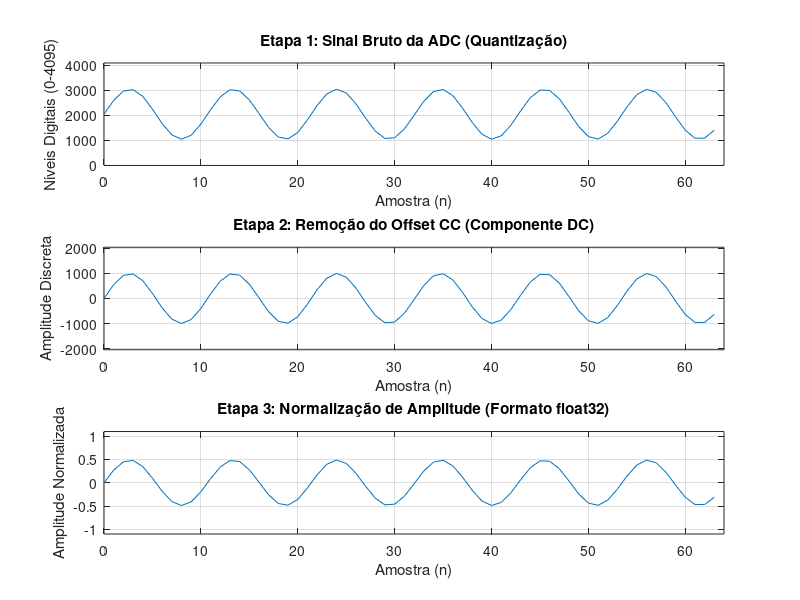

Write MATLAB code to recreate this figure.
% -------------------------------------------------------------------------
% Projeto: Sistema de Controlo de Acesso via Tons
% Autores: Daniel Zamurca (118799) e Nicolas Sousa (119744) - Turma P3
% Script: Etapas e teste do processamento
% -------------------------------------------------------------------------

%% Parâmetros do Sistema
fs = 20000;          % Frequência de amostragem
N = 64;              % Tamanho do bloco (16-1024) => Maior/menor eixo X
f_tom = 1870;        % Frequência do buzzer (0-10k) => Maior/menor "velocidade" do sinal
Amp = 1000;          % Amplitude do sinal do microfone (0-2048) => Maior/menor amplitude do sinal

% Gerar sinais
n = 0:N-1;           % Vetor de amostras discreto

% Sinal analógico puro
sinal_ac = Amp * sin(2*pi*f_tom*n/fs);

%% Processamento do sinal

% ETAPA 1: Sinal Bruto da ADC
sinal_bruto = sinal_ac + 2048;

% ETAPA 2: Remoção do Offset CC (Subtrair o centro fixo de 2048)
% Nota: Usamos 2048 fixo em vez de mean() para o gráfico não ficar descaído 
% quando o bloco N não contiver um número inteiro de ciclos
sinal_centrado = sinal_bruto - 2048; 

% ETAPA 3: Normalização de Amplitude 
sinal_normalizado = sinal_centrado / 2048;

%% Visualização das etapas do processamento

% Gráfico 1: Sinal Bruto (Quantização da ADC)
figure;
subplot(3,1,1);
plot(n, sinal_bruto); % Gráfico discreto (pontos)
title('Etapa 1: Sinal Bruto da ADC (Quantização)');
xlabel('Amostra (n)');
ylabel('Níveis Digitais (0-4095)');
ylim([0 4095]); % Mostra a gama total da ADC
xlim([0 N]);
grid on;

% Gráfico 2: Remoção do Offset CC
subplot(3,1,2);
plot(n, sinal_centrado);
title('Etapa 2: Remoção do Offset CC (Componente DC)');
xlabel('Amostra (n)');
ylabel('Amplitude Discreta');
ylim([-2048 2047]); % Mostra a gama após o offset
xlim([0 N]);
grid on;

% Gráfico 3: Normalização de Amplitude
subplot(3,1,3);
plot(n, sinal_normalizado);
title('Etapa 3: Normalização de Amplitude (Formato float32)');
xlabel('Amostra (n)');
ylabel('Amplitude Normalizada');
ylim([-1.1 1.1]); % Mostra o teto analítico de -1 a 1
xlim([0 N]);
grid on;
